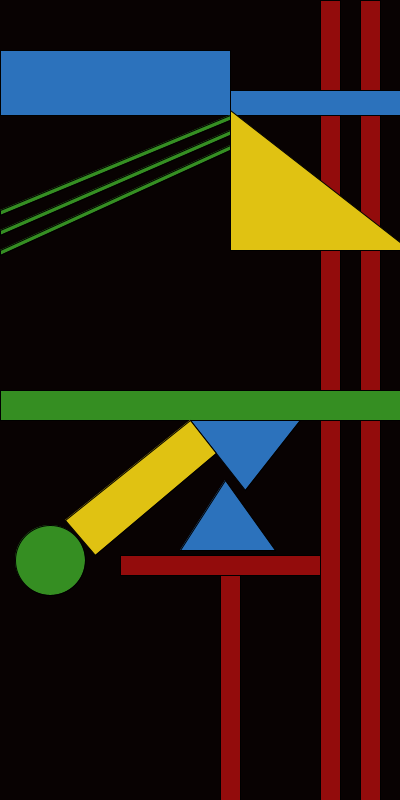
Frame 1 (no input)
Frame 2 (the mouse pressed at the canvas centre, redrawn once): identical to frame 1, image omitted

The Processing sketch that drew this single still picture (run headless with seeded random() and noise(); the mouse was pressed at the canvas centre and the sketch redrawn once):

// Processing sketch: processing_24533
// ── processing_24533.pde


 void setup(){
  
  size(400,800);
  noLoop();
  //beginRecord(PDF, "first wallpaper.pdf");     
}

void draw(){
//Your code here.
  background(8,2,2);
  fill(147,12,12);//fill RED line 1.
  rect(320,0,20,800);//create RED line 1.
  fill(147,12,12);//fill RED line 2.
  rect(360,0,20,800);//create RED line 2.
  
  fill(44,114,188);//fill Blue rectangle 1.
  rect(0,50,230,65);//create Blue rectangle 1.
  fill(44,114,188);//fill Blue rectangle 2.
  rect(230,90,190,25);////create Blue rectangle 2.
  
  fill(53,142,34);//fill green rectangle 1.
  rect(0,390,800,30);//create green rectangle 1.
  
  fill(224,194,18);//fill yellow triangle 1.
  triangle(230,250,230,110,410,250);//create triangle 1.
  
  fill(53,142,34);//fill green line 1.
  quad(0,210,230,115,230,120,0,215);//create green line 1.
  fill(53,142,34);//fill green line 2.
  quad(0,230,230,130,230,135,0,235);//fill green line 2.
  fill(53,142,34);//fill green line 3.
  quad(0,250,230,145,230,150,0,255);//fill green line 3.
  
  fill(44,114,188);//fill blue triangle 1.
  triangle(190,420,300,420,245,490);//create blue triangle 1.
  fill(44,114,188);//fill blue triangle 2.
  triangle(180,550,225,480,275,550);//create blue triangle 2.

  fill(147,12,12);//fill red rectangle 2.
  rect(120,555,200,20);//create red rectangle 2.
  fill(147,12,12);//fill red rectangle 2.
  rect(220,575,20,225);//create red rectangle 2.
  
  fill(224,194,18);// fill yellow rectangle 3.
  quad(65,520,190,420,216, 453, 95, 555);//create yellow rectangle 3.

  fill(53,142,34);//fill green circle 1.
  ellipse(50,560,70,70);//create green circle 1.

  //endRecord();
}
